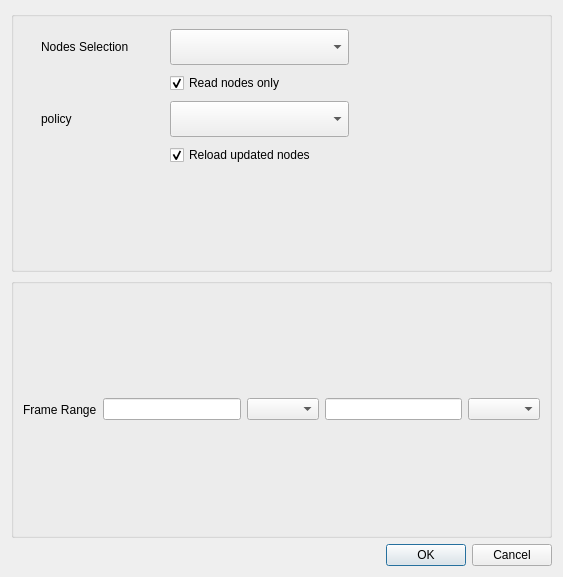
<?xml version="1.0" encoding="UTF-8"?>
<ui version="4.0">
 <class>Dialog</class>
 <widget class="QDialog" name="Dialog">
  <property name="geometry">
   <rect>
    <x>0</x>
    <y>0</y>
    <width>563</width>
    <height>577</height>
   </rect>
  </property>
  <property name="windowTitle">
   <string>Dialog</string>
  </property>
  <layout class="QVBoxLayout" name="verticalLayout">
   <item>
    <widget class="QGroupBox" name="selection_grp">
     <property name="title">
      <string/>
     </property>
     <property name="flat">
      <bool>true</bool>
     </property>
     <widget class="QLabel" name="policy_label">
      <property name="geometry">
       <rect>
        <x>30</x>
        <y>90</y>
        <width>123</width>
        <height>36</height>
       </rect>
      </property>
      <property name="text">
       <string>policy</string>
      </property>
     </widget>
     <widget class="QCheckBox" name="read_nodes_only">
      <property name="geometry">
       <rect>
        <x>159</x>
        <y>60</y>
        <width>179</width>
        <height>24</height>
       </rect>
      </property>
      <property name="text">
       <string>Read nodes only</string>
      </property>
      <property name="checked">
       <bool>true</bool>
      </property>
     </widget>
     <widget class="QLabel" name="selection_label">
      <property name="geometry">
       <rect>
        <x>30</x>
        <y>18</y>
        <width>123</width>
        <height>36</height>
       </rect>
      </property>
      <property name="text">
       <string>Nodes Selection</string>
      </property>
     </widget>
     <widget class="QCheckBox" name="reload_nodes">
      <property name="geometry">
       <rect>
        <x>159</x>
        <y>132</y>
        <width>179</width>
        <height>24</height>
       </rect>
      </property>
      <property name="text">
       <string>Reload updated nodes</string>
      </property>
      <property name="checked">
       <bool>true</bool>
      </property>
     </widget>
     <widget class="QComboBox" name="policy">
      <property name="geometry">
       <rect>
        <x>159</x>
        <y>90</y>
        <width>179</width>
        <height>36</height>
       </rect>
      </property>
     </widget>
     <widget class="QComboBox" name="nodes_selection">
      <property name="geometry">
       <rect>
        <x>159</x>
        <y>18</y>
        <width>179</width>
        <height>36</height>
       </rect>
      </property>
     </widget>
    </widget>
   </item>
   <item>
    <widget class="QGroupBox" name="framerange_grp">
     <property name="title">
      <string/>
     </property>
     <property name="flat">
      <bool>true</bool>
     </property>
     <layout class="QHBoxLayout" name="horizontalLayout">
      <item>
       <widget class="QLabel" name="framerange_label">
        <property name="text">
         <string>Frame Range</string>
        </property>
       </widget>
      </item>
      <item>
       <widget class="QLineEdit" name="first"/>
      </item>
      <item>
       <widget class="QComboBox" name="before"/>
      </item>
      <item>
       <widget class="QLineEdit" name="last"/>
      </item>
      <item>
       <widget class="QComboBox" name="after"/>
      </item>
     </layout>
    </widget>
   </item>
   <item>
    <widget class="QDialogButtonBox" name="buttonBox">
     <property name="orientation">
      <enum>Qt::Horizontal</enum>
     </property>
     <property name="standardButtons">
      <set>QDialogButtonBox::Cancel|QDialogButtonBox::Ok</set>
     </property>
    </widget>
   </item>
  </layout>
 </widget>
 <resources/>
 <connections>
  <connection>
   <sender>buttonBox</sender>
   <signal>accepted()</signal>
   <receiver>Dialog</receiver>
   <slot>accept()</slot>
   <hints>
    <hint type="sourcelabel">
     <x>248</x>
     <y>254</y>
    </hint>
    <hint type="destinationlabel">
     <x>157</x>
     <y>274</y>
    </hint>
   </hints>
  </connection>
  <connection>
   <sender>buttonBox</sender>
   <signal>rejected()</signal>
   <receiver>Dialog</receiver>
   <slot>reject()</slot>
   <hints>
    <hint type="sourcelabel">
     <x>316</x>
     <y>260</y>
    </hint>
    <hint type="destinationlabel">
     <x>286</x>
     <y>274</y>
    </hint>
   </hints>
  </connection>
 </connections>
</ui>
